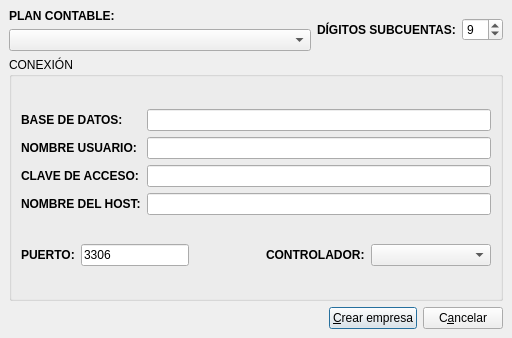
<ui version="4.0" >
 <author>José Manuel Díez Botella</author>
 <class>creaempresa</class>
 <widget class="QDialog" name="creaempresa" >
  <property name="geometry" >
   <rect>
    <x>0</x>
    <y>0</y>
    <width>512</width>
    <height>338</height>
   </rect>
  </property>
  <property name="windowTitle" >
   <string>Crea empresa</string>
  </property>
  <layout class="QVBoxLayout" >
   <property name="spacing" >
    <number>6</number>
   </property>
   <property name="margin" >
    <number>9</number>
   </property>
   <item>
    <layout class="QHBoxLayout" >
     <property name="spacing" >
      <number>6</number>
     </property>
     <property name="margin" >
      <number>0</number>
     </property>
     <item>
      <layout class="QVBoxLayout" >
       <property name="spacing" >
        <number>6</number>
       </property>
       <property name="margin" >
        <number>0</number>
       </property>
       <item>
        <widget class="QLabel" name="label" >
         <property name="font" >
          <font>
           <weight>75</weight>
           <bold>true</bold>
          </font>
         </property>
         <property name="text" >
          <string>PLAN CONTABLE:</string>
         </property>
        </widget>
       </item>
       <item>
        <widget class="QComboBox" name="plancomboBox" >
         <property name="sizePolicy" >
          <sizepolicy vsizetype="Fixed" hsizetype="Expanding" >
           <horstretch>0</horstretch>
           <verstretch>0</verstretch>
          </sizepolicy>
         </property>
        </widget>
       </item>
      </layout>
     </item>
     <item>
      <layout class="QHBoxLayout" >
       <property name="spacing" >
        <number>6</number>
       </property>
       <property name="margin" >
        <number>0</number>
       </property>
       <item>
        <widget class="QLabel" name="label_2" >
         <property name="font" >
          <font>
           <weight>75</weight>
           <bold>true</bold>
          </font>
         </property>
         <property name="text" >
          <string>DÍGITOS SUBCUENTAS:</string>
         </property>
         <property name="wordWrap" >
          <bool>true</bool>
         </property>
        </widget>
       </item>
       <item>
        <widget class="QSpinBox" name="digitosspinBox" >
         <property name="sizePolicy" >
          <sizepolicy vsizetype="Fixed" hsizetype="Preferred" >
           <horstretch>0</horstretch>
           <verstretch>0</verstretch>
          </sizepolicy>
         </property>
         <property name="maximumSize" >
          <size>
           <width>50</width>
           <height>16777215</height>
          </size>
         </property>
         <property name="value" >
          <number>9</number>
         </property>
        </widget>
       </item>
      </layout>
     </item>
    </layout>
   </item>
   <item>
    <widget class="QGroupBox" name="groupBox" >
     <property name="title" >
      <string>CONEXIÓN</string>
     </property>
     <layout class="QVBoxLayout" >
      <item>
       <layout class="QGridLayout" >
        <property name="margin" >
         <number>0</number>
        </property>
        <property name="spacing" >
         <number>6</number>
        </property>
        <item row="0" column="1" >
         <widget class="QLineEdit" name="bdlineEdit" />
        </item>
        <item row="1" column="0" >
         <widget class="QLabel" name="label_4" >
          <property name="font" >
           <font>
            <weight>75</weight>
            <bold>true</bold>
           </font>
          </property>
          <property name="text" >
           <string>NOMBRE USUARIO:</string>
          </property>
         </widget>
        </item>
        <item row="2" column="0" >
         <widget class="QLabel" name="label_5" >
          <property name="font" >
           <font>
            <weight>75</weight>
            <bold>true</bold>
           </font>
          </property>
          <property name="text" >
           <string>CLAVE DE ACCESO:</string>
          </property>
         </widget>
        </item>
        <item row="3" column="1" >
         <widget class="QLineEdit" name="hostlineEdit" />
        </item>
        <item row="3" column="0" >
         <widget class="QLabel" name="label_6" >
          <property name="font" >
           <font>
            <weight>75</weight>
            <bold>true</bold>
           </font>
          </property>
          <property name="text" >
           <string>NOMBRE DEL HOST:</string>
          </property>
         </widget>
        </item>
        <item row="2" column="1" >
         <widget class="QLineEdit" name="clavelineEdit" >
          <property name="echoMode" >
           <enum>QLineEdit::Password</enum>
          </property>
         </widget>
        </item>
        <item row="0" column="0" >
         <widget class="QLabel" name="label_3" >
          <property name="font" >
           <font>
            <weight>75</weight>
            <bold>true</bold>
           </font>
          </property>
          <property name="text" >
           <string>BASE DE DATOS:</string>
          </property>
         </widget>
        </item>
        <item row="1" column="1" >
         <widget class="QLineEdit" name="usuariolineEdit" />
        </item>
       </layout>
      </item>
      <item>
       <layout class="QHBoxLayout" >
        <item>
         <widget class="QLabel" name="label_8" >
          <property name="font" >
           <font>
            <weight>75</weight>
            <bold>true</bold>
           </font>
          </property>
          <property name="text" >
           <string>PUERTO:</string>
          </property>
         </widget>
        </item>
        <item>
         <widget class="QLineEdit" name="puertolineEdit" >
          <property name="text" >
           <string>3306</string>
          </property>
         </widget>
        </item>
        <item>
         <spacer>
          <property name="orientation" >
           <enum>Qt::Horizontal</enum>
          </property>
          <property name="sizeHint" stdset="0" >
           <size>
            <width>41</width>
            <height>21</height>
           </size>
          </property>
         </spacer>
        </item>
        <item>
         <widget class="QLabel" name="label_7" >
          <property name="font" >
           <font>
            <weight>75</weight>
            <bold>true</bold>
           </font>
          </property>
          <property name="text" >
           <string>CONTROLADOR:</string>
          </property>
         </widget>
        </item>
        <item>
         <widget class="QComboBox" name="controladorcomboBox" >
          <property name="minimumSize" >
           <size>
            <width>120</width>
            <height>0</height>
           </size>
          </property>
         </widget>
        </item>
       </layout>
      </item>
     </layout>
    </widget>
   </item>
   <item>
    <layout class="QHBoxLayout" >
     <property name="spacing" >
      <number>6</number>
     </property>
     <property name="margin" >
      <number>0</number>
     </property>
     <item>
      <spacer>
       <property name="orientation" >
        <enum>Qt::Horizontal</enum>
       </property>
       <property name="sizeHint" stdset="0" >
        <size>
         <width>40</width>
         <height>20</height>
        </size>
       </property>
      </spacer>
     </item>
     <item>
      <widget class="QPushButton" name="crearpushButton" >
       <property name="text" >
        <string>&amp;Crear empresa</string>
       </property>
       <property name="icon" >
        <iconset resource="libroK.qrc" >
         <normaloff>:/images/account.png</normaloff>:/images/account.png</iconset>
       </property>
       <property name="default" >
        <bool>true</bool>
       </property>
      </widget>
     </item>
     <item>
      <widget class="QPushButton" name="cancelarpushButton" >
       <property name="text" >
        <string>C&amp;ancelar</string>
       </property>
       <property name="icon" >
        <iconset resource="libroK.qrc" >
         <normaloff>:/images/librok-7.png</normaloff>:/images/librok-7.png</iconset>
       </property>
      </widget>
     </item>
    </layout>
   </item>
  </layout>
 </widget>
 <tabstops>
  <tabstop>plancomboBox</tabstop>
  <tabstop>digitosspinBox</tabstop>
  <tabstop>bdlineEdit</tabstop>
  <tabstop>usuariolineEdit</tabstop>
  <tabstop>clavelineEdit</tabstop>
  <tabstop>hostlineEdit</tabstop>
  <tabstop>controladorcomboBox</tabstop>
  <tabstop>crearpushButton</tabstop>
  <tabstop>cancelarpushButton</tabstop>
 </tabstops>
 <resources>
  <include location="libroK.qrc" />
 </resources>
 <connections>
  <connection>
   <sender>cancelarpushButton</sender>
   <signal>clicked()</signal>
   <receiver>creaempresa</receiver>
   <slot>reject()</slot>
   <hints>
    <hint type="sourcelabel" >
     <x>501</x>
     <y>327</y>
    </hint>
    <hint type="destinationlabel" >
     <x>601</x>
     <y>363</y>
    </hint>
   </hints>
  </connection>
  <connection>
   <sender>crearpushButton</sender>
   <signal>clicked()</signal>
   <receiver>creaempresa</receiver>
   <slot>accept()</slot>
   <hints>
    <hint type="sourcelabel" >
     <x>366</x>
     <y>315</y>
    </hint>
    <hint type="destinationlabel" >
     <x>297</x>
     <y>313</y>
    </hint>
   </hints>
  </connection>
 </connections>
</ui>
